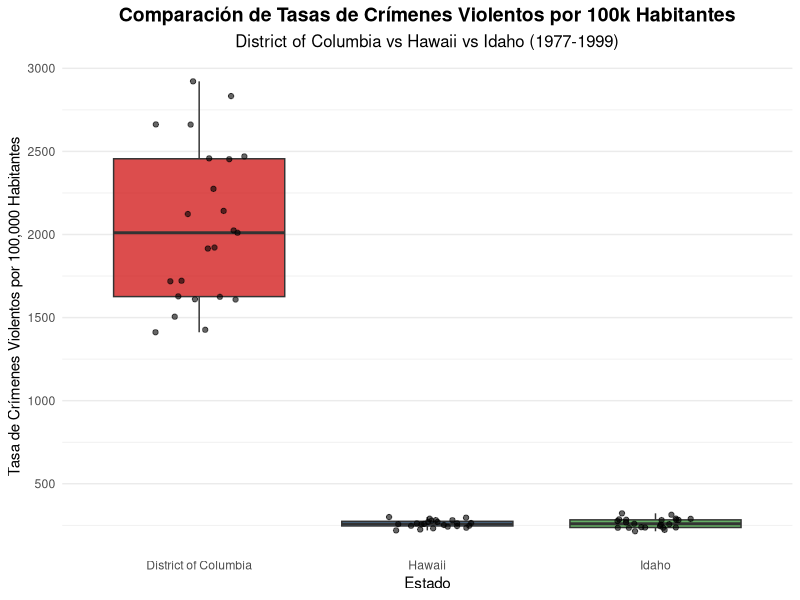
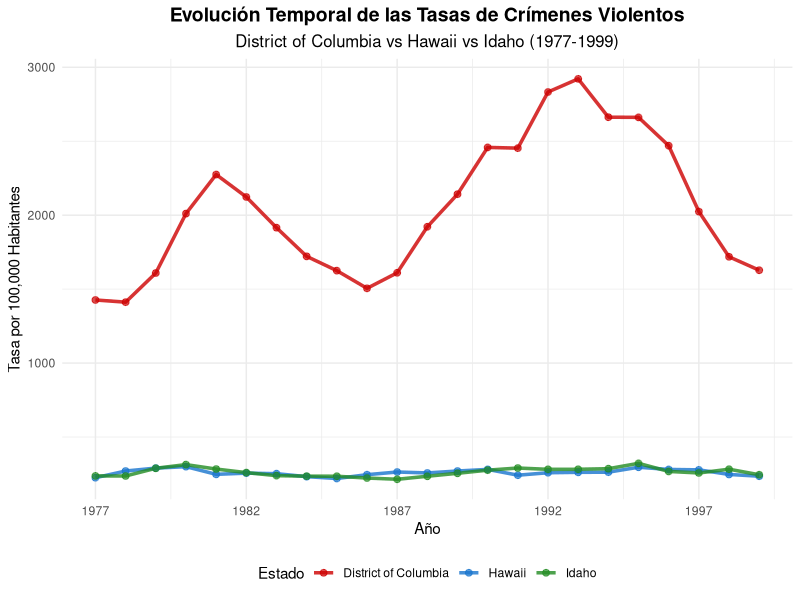

These charts were generated, in order, by the following R code:
# Comparación de District of Columbia, Hawaii e Idaho - Boxplots
library(readr)
library(dplyr)
library(ggplot2)

# Leer datos y calcular tasas
crime_data <- read_csv("crimeUS.csv", show_col_types = FALSE)
crime_data_with_rates <- crime_data %>%
  mutate(violent_rate_per_100k = round((violent / population) * 100000, 2))

# Estados a comparar
estados_comparacion <- c("District of Columbia", "Hawaii", "Idaho")

# Filtrar datos para los tres estados
datos_comparacion <- crime_data_with_rates %>%
  filter(state %in% estados_comparacion)

cat("COMPARACIÓN: DISTRICT OF COLUMBIA vs HAWAII vs IDAHO\n")
cat(paste(rep("=", 60), collapse=""), "\n")

# Estadísticas descriptivas por estado
estadisticas_estados <- datos_comparacion %>%
  group_by(state) %>%
  summarise(
    n_registros = n(),
    min_tasa = round(min(violent_rate_per_100k), 1),
    mediana_tasa = round(median(violent_rate_per_100k), 1),
    media_tasa = round(mean(violent_rate_per_100k), 1),
    max_tasa = round(max(violent_rate_per_100k), 1),
    sd_tasa = round(sd(violent_rate_per_100k), 1),
    .groups = "drop"
  )

print(estadisticas_estados)

# Comparación de promedios
cat("\nCOMPARACIÓN DE PROMEDIOS:\n")
for(estado in estados_comparacion) {
  media_estado <- estadisticas_estados$media_tasa[estadisticas_estados$state == estado]
  cat(sprintf("%-20s: %6.1f por 100k habitantes\n", estado, media_estado))
}

# Diferencias entre estados
dc_media <- estadisticas_estados$media_tasa[estadisticas_estados$state == "District of Columbia"]
hawaii_media <- estadisticas_estados$media_tasa[estadisticas_estados$state == "Hawaii"]
idaho_media <- estadisticas_estados$media_tasa[estadisticas_estados$state == "Idaho"]

cat("\nDIFERENCIAS:\n")
cat(sprintf("DC es %.1f veces más alta que Hawaii\n", dc_media/hawaii_media))
cat(sprintf("DC es %.1f veces más alta que Idaho\n", dc_media/idaho_media))
cat(sprintf("Hawaii es %.1f veces más alta que Idaho\n", hawaii_media/idaho_media))

cat("\nCREANDO BOXPLOTS...\n")

# Boxplot principal
boxplot_principal <- ggplot(datos_comparacion, aes(x = state, y = violent_rate_per_100k, fill = state)) +
  geom_boxplot(alpha = 0.7, outlier.shape = 16, outlier.size = 2) +
  geom_jitter(width = 0.2, alpha = 0.6, size = 1.5) +
  labs(
    title = "Comparación de Tasas de Crímenes Violentos por 100k Habitantes",
    subtitle = "District of Columbia vs Hawaii vs Idaho (1977-1999)",
    x = "Estado",
    y = "Tasa de Crímenes Violentos por 100,000 Habitantes"
  ) +
  theme_minimal() +
  theme(
    plot.title = element_text(hjust = 0.5, face = "bold", size = 14),
    plot.subtitle = element_text(hjust = 0.5, size = 12),
    axis.text.x = element_text(angle = 0, hjust = 0.5),
    legend.position = "none",
    panel.grid.major.x = element_blank()
  ) +
  scale_fill_manual(values = c("District of Columbia" = "red3", 
                              "Hawaii" = "dodgerblue3", 
                              "Idaho" = "forestgreen")) +
  scale_y_continuous(breaks = seq(0, 3000, 500))

print(boxplot_principal)

# Gráfico de evolución temporal
grafico_temporal <- ggplot(datos_comparacion, aes(x = year, y = violent_rate_per_100k, color = state)) +
  geom_line(size = 1.2, alpha = 0.8) +
  geom_point(size = 2, alpha = 0.7) +
  labs(
    title = "Evolución Temporal de las Tasas de Crímenes Violentos",
    subtitle = "District of Columbia vs Hawaii vs Idaho (1977-1999)",
    x = "Año",
    y = "Tasa por 100,000 Habitantes",
    color = "Estado"
  ) +
  theme_minimal() +
  theme(
    plot.title = element_text(hjust = 0.5, face = "bold", size = 14),
    plot.subtitle = element_text(hjust = 0.5, size = 12),
    legend.position = "bottom"
  ) +
  scale_color_manual(values = c("District of Columbia" = "red3", 
                               "Hawaii" = "dodgerblue3", 
                               "Idaho" = "forestgreen")) +
  scale_x_continuous(breaks = seq(1977, 1999, 5))

print(grafico_temporal)

cat("\nRESUMEN:\n")
cat(sprintf("🔴 DC:    %.1f por 100k (EXTREMADAMENTE ALTA)\n", dc_media))
cat(sprintf("🔵 Hawaii: %.1f por 100k (MODERADA)\n", hawaii_media)) 
cat(sprintf("🟢 Idaho:  %.1f por 100k (BAJA)\n", idaho_media))
cat("\n✅ Boxplots y gráficos creados exitosamente!\n")